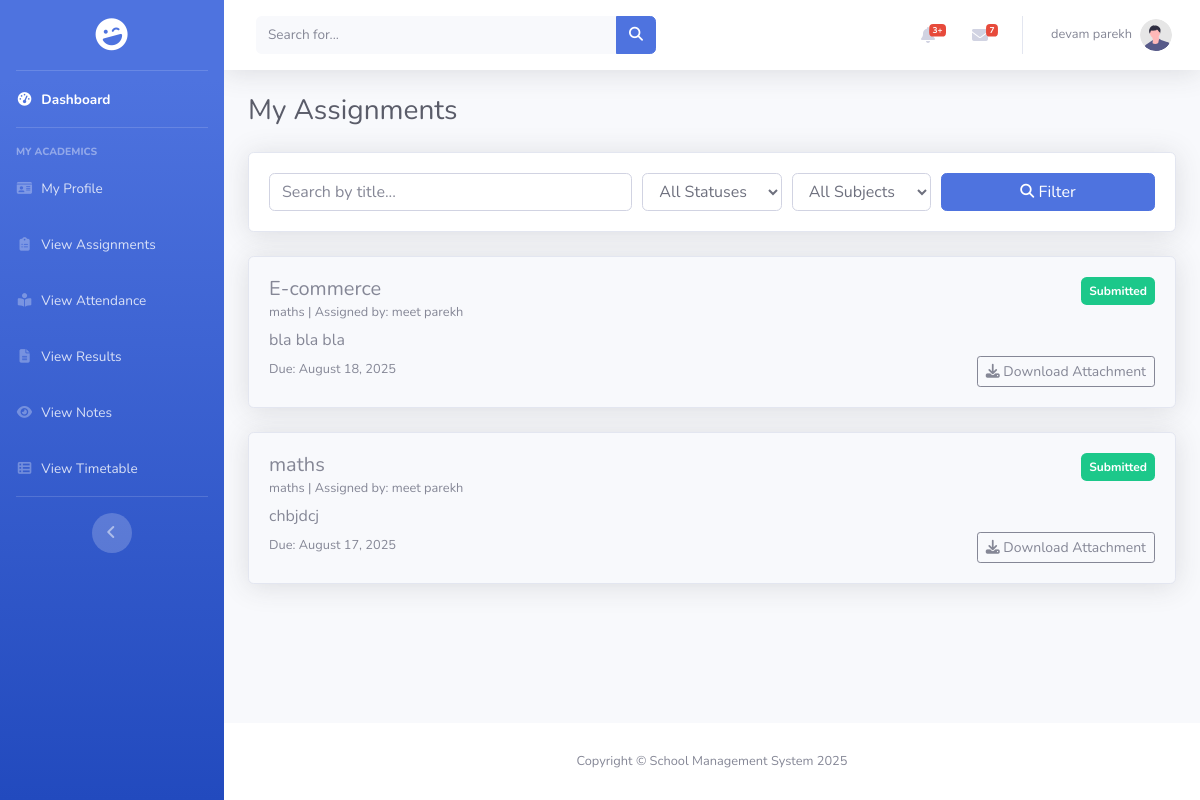
Page /pages/assignments/view_assignments.php (signed in) on the earlier database version.
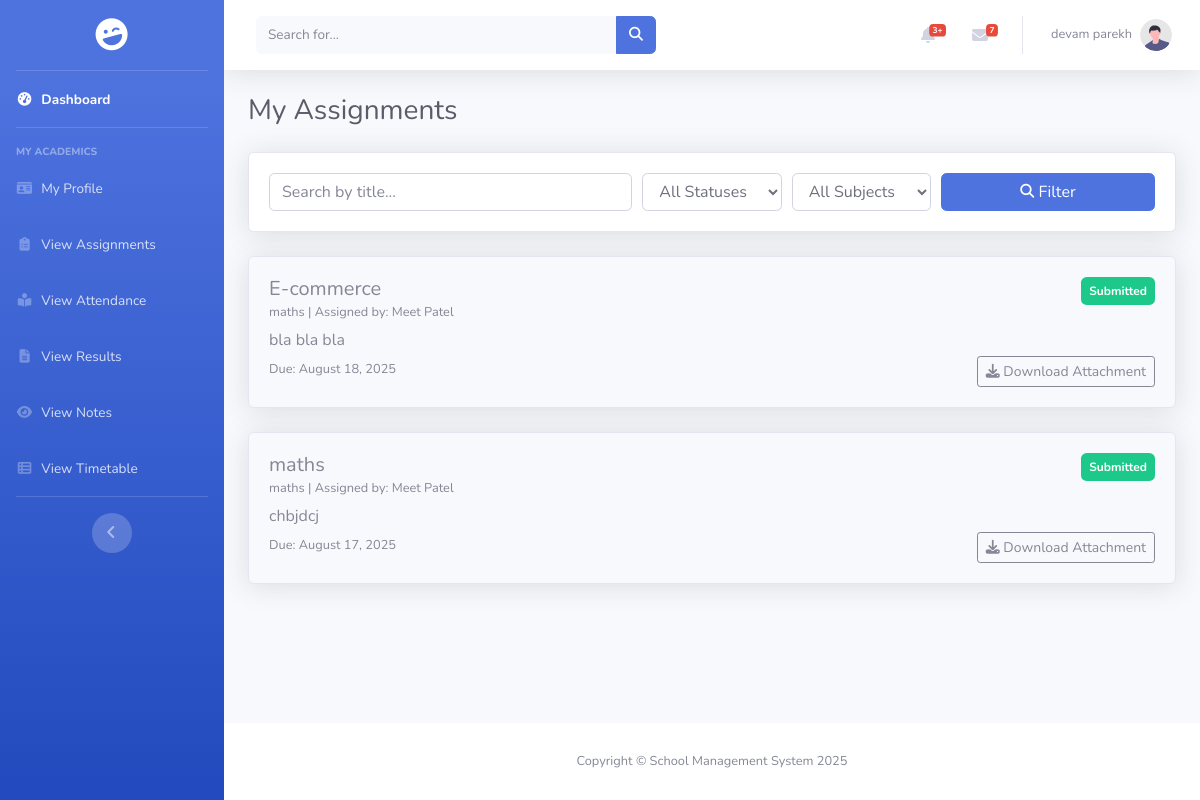
Same page on the later database version.
### tables this page shows
CREATE TABLE `assignments` (
  `id` int(11) NOT NULL,
  `teacher_id` int(11) NOT NULL,
  `school_id` int(11) NOT NULL,
  `standard` varchar(50) NOT NULL,
  `subject` varchar(100) NOT NULL,
  `title` varchar(255) NOT NULL,
  `description` text NOT NULL,
  `file_path` varchar(255) DEFAULT NULL,
  `original_filename` varchar(255) DEFAULT NULL,
  `due_date` date DEFAULT NULL,
  `created_at` timestamp NOT NULL DEFAULT current_timestamp()
);

CREATE TABLE `teacher` (
  `id` int(11) NOT NULL,
  `teacher_image` varchar(255) DEFAULT NULL,
  `teacher_name` varchar(50) NOT NULL,
  `phone` varchar(10) NOT NULL,
  `school_id` int(11) NOT NULL,
  `dob` date NOT NULL,
  `gender` enum('Male','Female','Others') NOT NULL,
  `blood_group` enum('A+','A-','B+','B-','AB+','AB-','O+','O-') NOT NULL,
  `address` text DEFAULT NULL,
  `email` varchar(50) NOT NULL,
  `password` varchar(255) NOT NULL,
  `qualification` varchar(100) DEFAULT NULL,
  `subject` varchar(100) DEFAULT NULL,
  `language_known` varchar(100) DEFAULT NULL,
  `salary` int(11) DEFAULT NULL,
  `std` set('Nursery','Junior','Senior','1','2','3','4','5','6','7','8','9','10','11','12') DEFAULT NULL,
  `experience` varchar(10) DEFAULT NULL,
  `batch` enum('Morning','Evening') DEFAULT NULL,
  `class_teacher` tinyint(1) DEFAULT 0,
  `class_teacher_std` varchar(50) DEFAULT NULL
);

### encryption.php (called while the page is built, shortened)
<?php
function decrypt_id($encrypted) {
    return openssl_decrypt($encrypted, ENCRYPTION_METHOD, ENCRYPTION_KEY, 0, ENCRYPTION_IV);
}
?>

### pages/assignments/view_assignments.php (the view, shortened to what the changed rows need)
<?php
include_once "../../encryption.php";
include_once "../../includes/connect.php";
$userId = null;
if (isset($_COOKIE['encrypted_user_id'])) {
    $userId = decrypt_id($_COOKIE['encrypted_user_id']);
}
$student_info_stmt = $conn->prepare("SELECT school_id, std FROM student WHERE id = ?");
$student_info_stmt->bind_param("i", $userId);
$student_info_stmt->execute();
$student_info_result = $student_info_stmt->get_result();
$student_info = $student_info_result->fetch_assoc();
$schoolId = $student_info['school_id'] ?? 0;
$studentStd = $student_info['std'] ?? '';
$sql = "
    SELECT
        a.id, a.title, a.subject, a.description, a.due_date,
        a.file_path, a.original_filename, t.teacher_name,
        CASE WHEN ss.id IS NOT NULL THEN 1 ELSE 0 END as submitted
    FROM assignments a
    JOIN teacher t ON a.teacher_id = t.id
    LEFT JOIN assignment_submissions ss ON a.id = ss.assignment_id AND ss.student_id = ?
    WHERE a.school_id = ? AND a.standard = ?
";
$types = "iis";
$params = [$userId, $schoolId, $studentStd];
$sql .= " ORDER BY a.due_date DESC";
$stmt = $conn->prepare($sql);
if ($stmt) {
    $stmt->bind_param($types, ...$params);
    $stmt->execute();
    $result = $stmt->get_result();
    $assignments = $result->fetch_all(MYSQLI_ASSOC);
} else {
    $assignments = [];
}
?>
<!DOCTYPE html>
<html lang="en">
<head>
    <link rel="stylesheet" href="https://cdnjs.cloudflare.com/ajax/libs/font-awesome/6.5.2/css/all.min.css" />
    <link rel="stylesheet" href="https://cdn.jsdelivr.net/npm/bootstrap@4.6.2/dist/css/bootstrap.min.css">
    <link href="../../assets/css/sb-admin-2.min.css" rel="stylesheet">
</head>
<body id="page-top">
    <div id="wrapper">
        <div id="content-wrapper" class="d-flex flex-column">
            <div id="content">
                <div class="container-fluid">
                    <h1 class="h3 mb-4 text-gray-800">My Assignments</h1>
                    <div id="assignment-list">
                        <?php if (!empty($assignments)): ?>
                            <?php foreach ($assignments as $assignment): ?>
                                <div class="card shadow mb-4 assignment-card <?php echo $assignment['submitted'] ? 'submitted' : ''; ?>"
                                    <?php if (!$assignment['submitted']): ?>
                                    data-toggle="modal"
                                    data-target="#uploadModal"
                                    data-assignment-id="<?php echo htmlspecialchars($assignment['id']); ?>"
                                    data-assignment-title="<?php echo htmlspecialchars($assignment['title']); ?>"
                                    <?php endif; ?>>
                                    <div class="card-body">
                                        <div class="d-flex w-100 justify-content-between">
                                            <div>
                                                <h5 class="mb-1 text-primary"><?php echo htmlspecialchars($assignment['title']); ?></h5>
                                                <h6 class="text-muted small"><?php echo htmlspecialchars($assignment['subject']); ?> | Assigned by: <?php echo htmlspecialchars($assignment['teacher_name']); ?></h6>
                                            </div>
                                            <?php if ($assignment['submitted']): ?>
                                                <span class="badge badge-success p-2 align-self-start">Submitted</span>
                                            <?php else: ?>
                                                <span class="badge badge-warning p-2 align-self-start">Pending</span>
                                            <?php endif; ?>
                                        </div>
                                        <p class="mb-1"><?php echo nl2br(htmlspecialchars($assignment['description'])); ?></p>
                                        <small class="text-muted">Due: <?php echo date("F j, Y", strtotime($assignment['due_date'])); ?></small>
                                        <?php if ($assignment['file_path']): ?>
                                            <a href="<?php echo htmlspecialchars($assignment['file_path']); ?>" class="btn btn-sm btn-outline-secondary float-right" download="<?php echo htmlspecialchars($assignment['original_filename']); ?>">
                                                <i class="fas fa-download"></i> Download Attachment
                                            </a>
                                        <?php endif; ?>
                                    </div>
                                </div>
                            <?php endforeach; ?>
                        <?php endif; ?>
                    </div>
                </div>
            </div>
        </div>
    </div>
</body>
</html>

Differences in the rows shown:
changed through a linked row, assignments "E-commerce": teacher.teacher_name "meet parekh" → "Meet Patel"
changed through a linked row, assignments "chbjdcj": teacher.teacher_name "meet parekh" → "Meet Patel"
